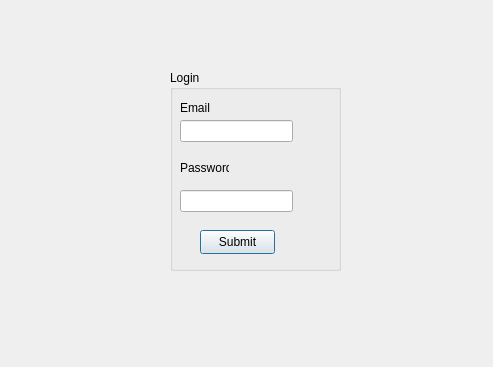
<?xml version="1.0" encoding="UTF-8"?>
<ui version="4.0">
 <class>LoginDialog</class>
 <widget class="QDialog" name="LoginDialog">
  <property name="geometry">
   <rect>
    <x>0</x>
    <y>0</y>
    <width>493</width>
    <height>367</height>
   </rect>
  </property>
  <property name="windowTitle">
   <string>Dialog</string>
  </property>
  <widget class="QGroupBox" name="groupBox">
   <property name="geometry">
    <rect>
     <x>170</x>
     <y>70</y>
     <width>171</width>
     <height>201</height>
    </rect>
   </property>
   <property name="title">
    <string>Login</string>
   </property>
   <widget class="QLabel" name="label">
    <property name="geometry">
     <rect>
      <x>10</x>
      <y>30</y>
      <width>49</width>
      <height>16</height>
     </rect>
    </property>
    <property name="text">
     <string>Email</string>
    </property>
   </widget>
   <widget class="QLineEdit" name="EmailEdit">
    <property name="geometry">
     <rect>
      <x>10</x>
      <y>50</y>
      <width>113</width>
      <height>22</height>
     </rect>
    </property>
   </widget>
   <widget class="QLabel" name="label_2">
    <property name="geometry">
     <rect>
      <x>10</x>
      <y>90</y>
      <width>49</width>
      <height>16</height>
     </rect>
    </property>
    <property name="text">
     <string>Password</string>
    </property>
   </widget>
   <widget class="QLineEdit" name="PasswordEdit">
    <property name="geometry">
     <rect>
      <x>10</x>
      <y>120</y>
      <width>113</width>
      <height>22</height>
     </rect>
    </property>
   </widget>
   <widget class="QPushButton" name="LoginBtn">
    <property name="geometry">
     <rect>
      <x>30</x>
      <y>160</y>
      <width>75</width>
      <height>24</height>
     </rect>
    </property>
    <property name="text">
     <string>Submit</string>
    </property>
   </widget>
  </widget>
 </widget>
 <resources/>
 <connections/>
</ui>
